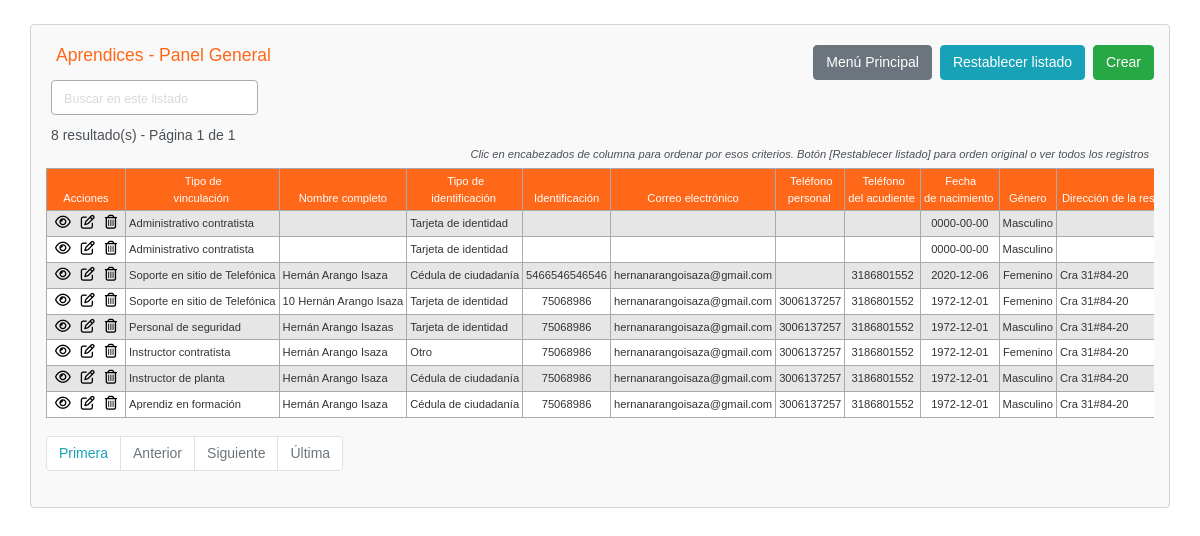
The page /app/aprendices-index.php on the database its author committed.
### tables this page shows
CREATE TABLE `aprendices` (
  `idAprendiz` int(11) NOT NULL,
  `idTipoVinculacion` int(11) DEFAULT NULL,
  `nombreCompleto` varchar(75) DEFAULT NULL,
  `idTipoIdentificacion` int(11) DEFAULT NULL,
  `identificacion` varchar(50) DEFAULT NULL,
  `email` varchar(75) DEFAULT NULL,
  `telefonoPersonal` varchar(50) DEFAULT NULL,
  `telefonoAcudiente` varchar(50) DEFAULT NULL,
  `fechaNacimiento` date DEFAULT NULL,
  `idTipoGenero` int(11) DEFAULT NULL,
  `direccionResidencia` varchar(75) DEFAULT NULL,
  `idMunicipio` int(4) DEFAULT NULL,
  `idDepartamento` int(3) DEFAULT NULL,
  `idCentroFormacion` int(11) DEFAULT NULL,
  `idFichaFormacion` int(11) DEFAULT NULL,
  `estado` tinyint(4) DEFAULT 1,
  `auditoria` datetime DEFAULT current_timestamp() ON UPDATE current_timestamp()
);

CREATE TABLE `tipos_vinculaciones_sena` (
  `idTipoVinculacion` int(11) NOT NULL,
  `nombreLargoVinculacion` varchar(75) DEFAULT NULL,
  `nombreCorto` varchar(50) DEFAULT NULL,
  `estado` tinyint(4) NOT NULL DEFAULT 1,
  `auditoria` datetime NOT NULL DEFAULT current_timestamp() ON UPDATE current_timestamp()
);

CREATE TABLE `tipos_identificacion` (
  `idTipoIdentificacion` int(11) NOT NULL,
  `nombreLargoIdentificacion` varchar(75) DEFAULT NULL,
  `nombreCorto` varchar(50) DEFAULT NULL,
  `estado` tinyint(4) DEFAULT 1,
  `auditoria` datetime DEFAULT current_timestamp() ON UPDATE current_timestamp()
);

CREATE TABLE `tipos_generos` (
  `idTipoGenero` int(11) NOT NULL,
  `nombreLargoGenero` varchar(75) DEFAULT NULL,
  `nombreCorto` varchar(50) DEFAULT NULL,
  `estado` tinyint(4) NOT NULL DEFAULT 1,
  `auditoria` datetime NOT NULL DEFAULT current_timestamp() ON UPDATE current_timestamp()
);

### app/config.php (called while the page is built, shortened)
<?php
$no_of_records_per_page = 15;
?>

### app/aprendices-index.php (the view, shortened to what this page needs)
<!DOCTYPE html>
<html lang="es">
<head>
    <link rel="stylesheet" href="https://stackpath.bootstrapcdn.com/bootstrap/4.5.0/css/bootstrap.min.css">
    <link rel="stylesheet" href="css/estilos.css" />
</head>
<body>
    <section class="pt-4">
        <div class="container-fluid index">
            <div class="row">
                <div class="col-md-12">
                    <div class="page-header clearfix">
                        <h2 class="float-left">Aprendices - Panel General</h2>
                        <a href="aprendices-create.php" class="btn btn-success float-right">Crear</a>
                        <a href="aprendices-index.php" class="btn btn-info float-right mr-2">Restablecer listado</a>
                        <a href="index.php" class="btn btn-secondary float-right mr-2">Menú Principal</a>
                    </div>
                    <div class="form-row">
                        <form action="aprendices-index.php" method="get">
                        <div class="col">
                          <input type="text" class="form-control" placeholder="Buscar en este listado" name="search">
                        </div>
                        </form>
                    </div>
                    <?php
                    require_once "config.php";
                    $domain = $_SERVER['HTTP_HOST'];
                    $script = $_SERVER['SCRIPT_NAME'];
                    $parameters = $_SERVER['QUERY_STRING'];
                    $protocol = strpos(strtolower($_SERVER['SERVER_PROTOCOL']), 'https') === false ? 'http' : 'https';
                    $currenturl = $protocol . '://' . $domain . $script . '?' . $parameters;
                    if (isset($_GET['pageno'])) {
                        $pageno = $_GET['pageno'];
                    } else {
                        $pageno = 1;
                    }
                    $offset = ($pageno - 1) * $no_of_records_per_page;
                    $total_pages_sql = "SELECT COUNT(*) FROM aprendices";
                    $result = mysqli_query($link, $total_pages_sql);
                    $total_rows = mysqli_fetch_array($result)[0];
                    $total_pages = ceil($total_rows / $no_of_records_per_page);
                    $order = 'idAprendiz';
                    $sortBy = array('asc', 'desc'); $sort = 'desc';
                    $sql = "SELECT AP.*,
                        TV.nombreLargoVinculacion AS 'nombreLargoVinculacion',
                        TI.nombreLargoIdentificacion AS 'nombreLargoIdentificacion',
                        TG.nombreLargoGenero AS 'nombreLargoGenero',
                        MN.municipio AS 'nombreMunicipio',
                        DP.departamento AS 'nombreDepartamento',
                        CF.nombreLargoCentroFormacion AS 'nombreLargoCentroFormacion',
                        FF.codigoFichaFormacion AS 'codigoFichaFormacion'
                        FROM aprendices AP
                        LEFT JOIN tipos_vinculaciones_sena TV ON TV.idTipoVinculacion = AP.idTipoVinculacion
                        LEFT JOIN tipos_identificacion TI ON TI.idTipoIdentificacion = AP.idTipoIdentificacion
                        LEFT JOIN tipos_generos TG ON TG.idTipoGenero = AP.idTipoGenero
                        LEFT JOIN municipios MN ON MN.idMunicipio = AP.idMunicipio
                        LEFT JOIN departamentos DP ON DP.idDepartamento = AP.idDepartamento
                        LEFT JOIN centros_formacion CF ON CF.idCentroFormacion = AP.idCentroFormacion
                        LEFT JOIN fichas_formacion FF ON FF.idFichaFormacion = AP.idFichaFormacion
                        ORDER BY $order $sort LIMIT $offset, $no_of_records_per_page";
                    $count_pages = "SELECT * FROM aprendices";
                    if (!empty($_GET['search'])) {
                        $search = $_GET['search'];
                        $sql = "SELECT AP.*,
                            TV.nombreLargoVinculacion AS 'nombreLargoVinculacion',
                            TI.nombreLargoIdentificacion AS 'nombreLargoIdentificacion',
                            TG.nombreLargoGenero AS 'nombreLargoGenero',
                            MN.municipio AS 'nombreMunicipio',
                            DP.departamento AS 'nombreDepartamento',
                            CF.nombreLargoCentroFormacion AS 'nombreLargoCentroFormacion',
                            FF.codigoFichaFormacion AS 'codigoFichaFormacion'
                            FROM aprendices AP
                            LEFT JOIN tipos_vinculaciones_sena TV ON TV.idTipoVinculacion = AP.idTipoVinculacion
                            LEFT JOIN tipos_identificacion TI ON TI.idTipoIdentificacion = AP.idTipoIdentificacion
                            LEFT JOIN tipos_generos TG ON TG.idTipoGenero = AP.idTipoGenero
                            LEFT JOIN municipios MN ON MN.idMunicipio = AP.idMunicipio
                            LEFT JOIN departamentos DP ON DP.idDepartamento = AP.idDepartamento
                            LEFT JOIN centros_formacion CF ON CF.idCentroFormacion = AP.idCentroFormacion
                            LEFT JOIN fichas_formacion FF ON FF.idFichaFormacion = AP.idFichaFormacion
                            WHERE CONCAT (AP.idAprendiz,TV.nombreLargoVinculacion,AP.nombreCompleto,TI.nombreLargoIdentificacion,AP.identificacion,AP.email,AP.telefonoPersonal,AP.telefonoAcudiente,AP.fechaNacimiento,TG.nombreLargoGenero,AP.direccionResidencia,MN.municipio,DP.departamento,CF.nombreLargoCentroFormacion,FF.codigoFichaFormacion,AP.estado,AP.auditoria)
                            LIKE '%$search%'
                            ORDER BY $order $sort
                            LIMIT $offset, $no_of_records_per_page";
                        $count_pages = "SELECT AP.*,
                            TV.nombreLargoVinculacion AS 'nombreLargoVinculacion',
                            TI.nombreLargoIdentificacion AS 'nombreLargoIdentificacion',
                            TG.nombreLargoGenero AS 'nombreLargoGenero',
                            MN.municipio AS 'nombreMunicipio',
                            DP.departamento AS 'nombreDepartamento',
                            CF.nombreLargoCentroFormacion AS 'nombreLargoCentroFormacion',
                            FF.codigoFichaFormacion AS 'codigoFichaFormacion'
                            FROM aprendices AP
                            LEFT JOIN tipos_vinculaciones_sena TV ON TV.idTipoVinculacion = AP.idTipoVinculacion
                            LEFT JOIN tipos_identificacion TI ON TI.idTipoIdentificacion = AP.idTipoIdentificacion
                            LEFT JOIN tipos_generos TG ON TG.idTipoGenero = AP.idTipoGenero
                            LEFT JOIN municipios MN ON MN.idMunicipio = AP.idMunicipio
                            LEFT JOIN departamentos DP ON DP.idDepartamento = AP.idDepartamento
                            LEFT JOIN centros_formacion CF ON CF.idCentroFormacion = AP.idCentroFormacion
                            LEFT JOIN fichas_formacion FF ON FF.idFichaFormacion = AP.idFichaFormacion
                            WHERE CONCAT (AP.idAprendiz,TV.nombreLargoVinculacion,AP.nombreCompleto,TI.nombreLargoIdentificacion,AP.identificacion,AP.email,AP.telefonoPersonal,AP.telefonoAcudiente,AP.fechaNacimiento,TG.nombreLargoGenero,AP.direccionResidencia,MN.municipio,DP.departamento,CF.nombreLargoCentroFormacion,FF.codigoFichaFormacion,AP.estado,AP.auditoria)
                             LIKE '%$search%'
                             ORDER BY $order $sort";
                    } else {
                        $search = "";
                    }
                    if ($result = mysqli_query($link, $sql)) {
                        if (mysqli_num_rows($result) > 0) {
                            if ($result_count = mysqli_query($link, $count_pages)) {
                                $total_pages = ceil(mysqli_num_rows($result_count) / $no_of_records_per_page);
                            }
                            $number_of_results = mysqli_num_rows($result_count);
                            echo "<div class='cantidad-paginas'>" . $number_of_results . " resultado(s) - Página " . $pageno . " de " . $total_pages . "</div>";
                            echo "<p class='tip-columnas-index'>Clic en encabezados de columna para ordenar por esos criterios. Botón [Restablecer listado] para orden original o ver todos los registros</p>";
                            echo "<div class='seccion-tabla-scroll-horizontal'>";
                            echo "<table class='estilo-tabla-index table table-bordered table-striped'>";
                            echo "<thead>";
                            echo "<tr>";
                            echo "<th class='estilo-acciones'>Acciones</th>";
                            echo "<th><a href=?search=$search&sort=&order=idTipoVinculacion&sort=$sort>Tipo de<br>vinculación</th>";
                            echo "<th><a href=?search=$search&sort=&order=nombreCompleto&sort=$sort>Nombre completo</th>";
                            echo "<th><a href=?search=$search&sort=&order=idTipoIdentificacion&sort=$sort>Tipo de<br>identificación</th>";
                            echo "<th><a href=?search=$search&sort=&order=identificacion&sort=$sort>Identificación</th>";
                            echo "<th><a href=?search=$search&sort=&order=email&sort=$sort>Correo electrónico</th>";
                            echo "<th><a href=?search=$search&sort=&order=telefonoPersonal&sort=$sort>Teléfono<br>personal</th>";
                            echo "<th><a href=?search=$search&sort=&order=telefonoAcudiente&sort=$sort>Teléfono<br>del acudiente</th>";
                            echo "<th><a href=?search=$search&sort=&order=fechaNacimiento&sort=$sort>Fecha<br>de nacimiento</th>";
                            echo "<th><a href=?search=$search&sort=&order=idTipoGenero&sort=$sort>Género</th>";
                            echo "<th><a href=?search=$search&sort=&order=direccionResidencia&sort=$sort>Dirección de la residencia</th>";
                            echo "</tr>";
                            echo "</thead>";
                            echo "<tbody>";
                            while ($row = mysqli_fetch_array($result)) {
                                echo "<tr>";
                                echo "<td class='centrar-columna'>";
                                echo "<a href='aprendices-read.php?idAprendiz=" . $row['idAprendiz'] . "'><i class='far fa-eye'></i></a>";
                                echo "<a href='aprendices-update.php?idAprendiz=" . $row['idAprendiz'] . "'><i class='far fa-edit'></i></a>";
                                echo "<a href='aprendices-delete.php?idAprendiz=" . $row['idAprendiz'] . "'><i class='far fa-trash-alt'></i></a>";
                                echo "</td>";
                                echo "<td>" . $row['nombreLargoVinculacion'] . "</td>";
                                echo "<td>" . $row['nombreCompleto'] . "</td>";
                                echo "<td>" . $row['nombreLargoIdentificacion'] . "</td>";
                                echo "<td class='centrar-columna'>" . $row['identificacion'] . "</td>";
                                echo "<td>" . $row['email'] . "</td>";
                                echo "<td class='centrar-columna'>" . $row['telefonoPersonal'] . "</td>";
                                echo "<td class='centrar-columna'>" . $row['telefonoAcudiente'] . "</td>";
                                echo "<td class='centrar-columna'>" . $row['fechaNacimiento'] . "</td>";
                                echo "<td class='centrar-columna'>" . $row['nombreLargoGenero'] . "</td>";
                                echo "<td>" . $row['direccionResidencia'] . "</td>";
                                echo "</tr>";
                            }
                            echo "</tbody>";
                            echo "</table>";
                            echo "</div>";
                            ?>
                                <ul class="pagination" align-right>
                                <?php $new_url = preg_replace('/&?pageno=[^&]*/', '', $currenturl); ?>
                                    <li class="page-item"><a class="page-link" href="<?php echo $new_url . '&pageno=1'; ?>">Primera</a></li>
                                    <li class="page-item <?php if ($pageno <= 1) {
                                        echo 'disabled';
                                    } ?>">
                                        <a class="page-link" href="<?php if ($pageno <= 1) {
                                            echo '#';
                                        } else {
                                            echo $new_url . "&pageno=" . ($pageno - 1);
                                        } ?>">Anterior</a>
                                    </li>
                                    <li class="page-item <?php if ($pageno >= $total_pages) {
                                        echo 'disabled';
                                    } ?>">
                                        <a class="page-link" href="<?php if ($pageno >= $total_pages) {
                                            echo '#';
                                        } else {
                                            echo $new_url . "&pageno=" . ($pageno + 1);
                                        } ?>">Siguiente</a>
                                    </li>
                                    <li class="page-item <?php if ($pageno >= $total_pages) {
                                        echo 'disabled';
                                    } ?>">
                                        <a class="page-item"><a class="page-link" href="<?php echo $new_url . '&pageno=' . $total_pages; ?>">Última</a>
                                    </li>
                                </ul>
                            <?php
                        } else {
                            echo "<p class='lead sin-registros'><em>No se encontraron coincidencias.</em></p>";
                        }
                    } else {
                        echo "ERROR: No fue posible ejecutar $sql. " . mysqli_error($link);
                    }
                    ?>
                </div>
            </div>
        </div>
    </section>
</body>
</html>

### rows shown on the page
aprendices: idTipoVinculacion.nombreLargoVinculacion "Administrativo contratista", idTipoIdentificacion.nombreLargoIdentificacion "Tarjeta de identidad", fechaNacimiento "0000-00-00", idTipoGenero.nombreLargoGenero "Masculino"
aprendices: idTipoVinculacion.nombreLargoVinculacion "Administrativo contratista", idTipoIdentificacion.nombreLargoIdentificacion "Tarjeta de identidad", fechaNacimiento "0000-00-00", idTipoGenero.nombreLargoGenero "Masculino"
aprendices: idTipoVinculacion.nombreLargoVinculacion "Soporte en sitio de Telefónica", nombreCompleto "Hernán Arango Isaza", idTipoIdentificacion.nombreLargoIdentificacion "Cédula de ciudadanía", identificacion "5466546546546", email "hernanarangoisaza@gmail.com", telefonoAcudiente "3186801552", fechaNacimiento "2020-12-06", idTipoGenero.nombreLargoGenero "Femenino", direccionResidencia "Cra 31#84-20"
aprendices: idTipoVinculacion.nombreLargoVinculacion "Soporte en sitio de Telefónica", nombreCompleto "10 Hernán Arango Isaza", idTipoIdentificacion.nombreLargoIdentificacion "Tarjeta de identidad", identificacion "75068986", email "hernanarangoisaza@gmail.com", telefonoPersonal "3006137257", telefonoAcudiente "3186801552", fechaNacimiento "1972-12-01", idTipoGenero.nombreLargoGenero "Femenino", direccionResidencia "Cra 31#84-20"
aprendices: idTipoVinculacion.nombreLargoVinculacion "Personal de seguridad", nombreCompleto "Hernán Arango Isazas", idTipoIdentificacion.nombreLargoIdentificacion "Tarjeta de identidad", identificacion "75068986", email "hernanarangoisaza@gmail.com", telefonoPersonal "3006137257", telefonoAcudiente "3186801552", fechaNacimiento "1972-12-01", idTipoGenero.nombreLargoGenero "Masculino", direccionResidencia "Cra 31#84-20"
aprendices: idTipoVinculacion.nombreLargoVinculacion "Instructor contratista", nombreCompleto "Hernán Arango Isaza", idTipoIdentificacion.nombreLargoIdentificacion "Otro", identificacion "75068986", email "hernanarangoisaza@gmail.com", telefonoPersonal "3006137257", telefonoAcudiente "3186801552", fechaNacimiento "1972-12-01", idTipoGenero.nombreLargoGenero "Femenino", direccionResidencia "Cra 31#84-20"
aprendices: idTipoVinculacion.nombreLargoVinculacion "Instructor de planta", nombreCompleto "Hernán Arango Isaza", idTipoIdentificacion.nombreLargoIdentificacion "Cédula de ciudadanía", identificacion "75068986", email "hernanarangoisaza@gmail.com", telefonoPersonal "3006137257", telefonoAcudiente "3186801552", fechaNacimiento "1972-12-01", idTipoGenero.nombreLargoGenero "Masculino", direccionResidencia "Cra 31#84-20"
aprendices: idTipoVinculacion.nombreLargoVinculacion "Aprendiz en formación", nombreCompleto "Hernán Arango Isaza", idTipoIdentificacion.nombreLargoIdentificacion "Cédula de ciudadanía", identificacion "75068986", email "hernanarangoisaza@gmail.com", telefonoPersonal "3006137257", telefonoAcudiente "3186801552", fechaNacimiento "1972-12-01", idTipoGenero.nombreLargoGenero "Masculino", direccionResidencia "Cra 31#84-20"

### other values the page prints
$number_of_results "8"
$pageno "1"
$total_pages "1"
